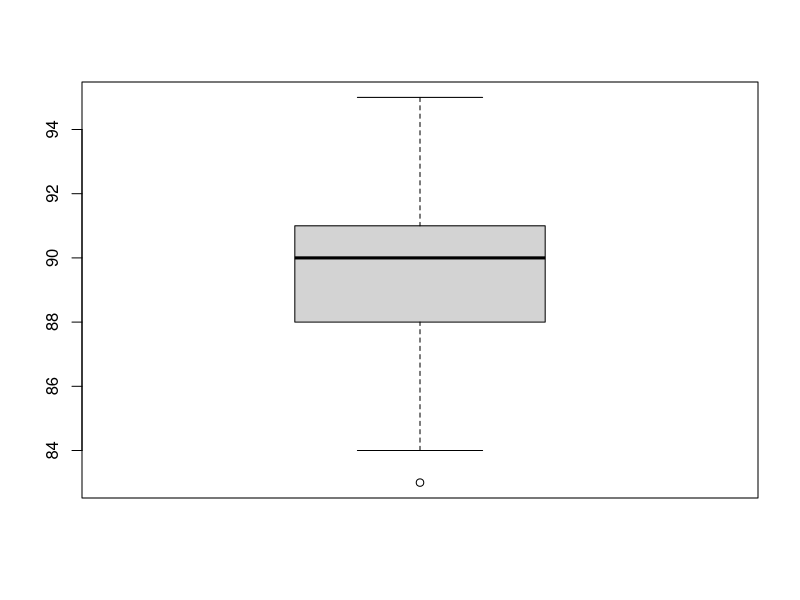

The R script that drew this image:
grades <- c(
				94, 90, 92, 91, 91, 86, 89, 91, 91, 90,
				90, 93, 87, 90, 91, 92, 89, 86, 89, 90,
				88, 95, 91, 88, 89, 92, 87, 89, 95, 92,
				85, 91, 85, 89, 88, 84, 85, 90, 90, 83)

boxplot(grades)
# Се гледа дека има 1 outlier.
# За споредбата помеѓу Stem-and-Leaf графикот и овој Box Plot
# важи истото од претходните задачи.
